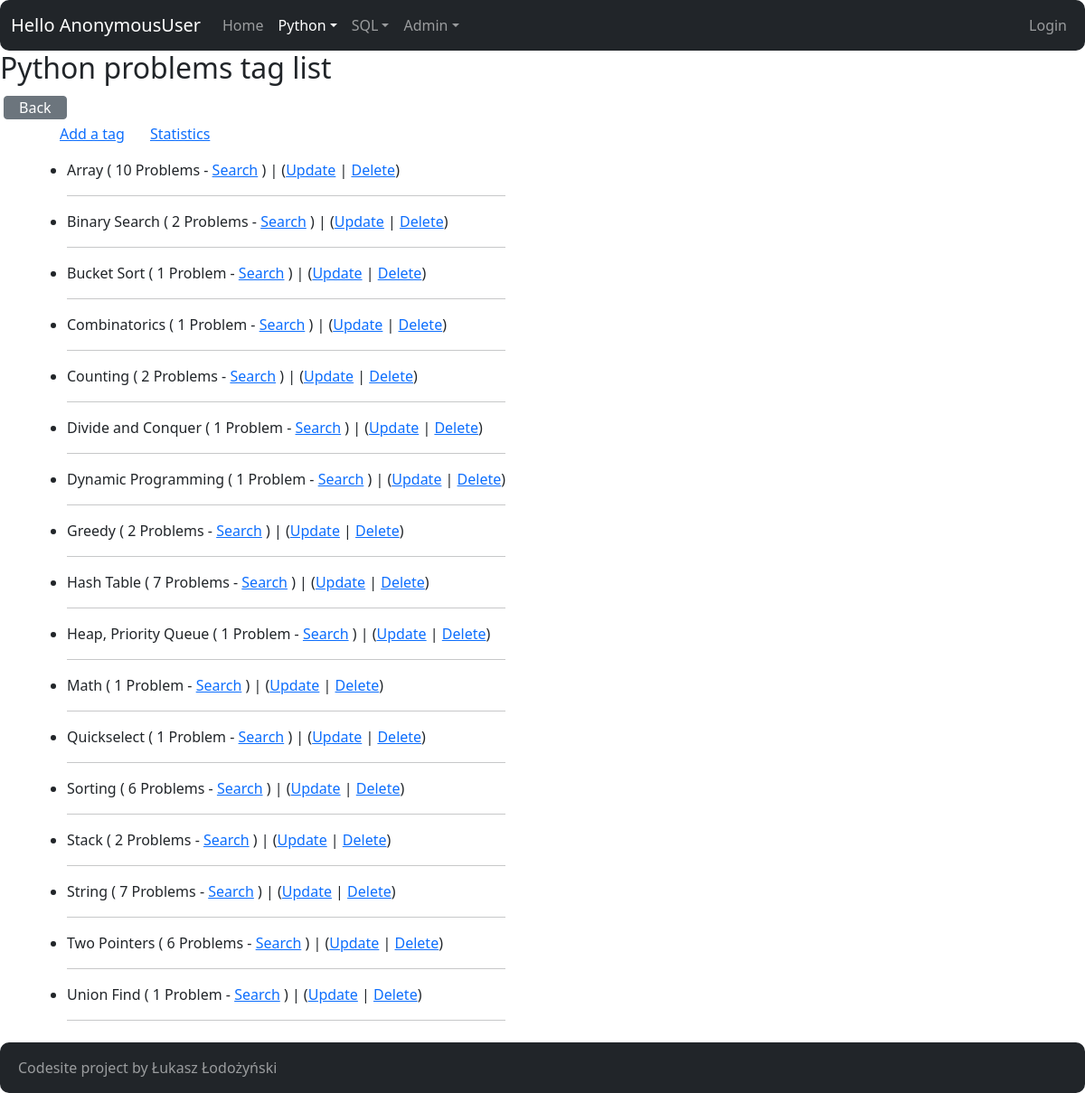
The page /python/tag/ on the database as committed earlier.
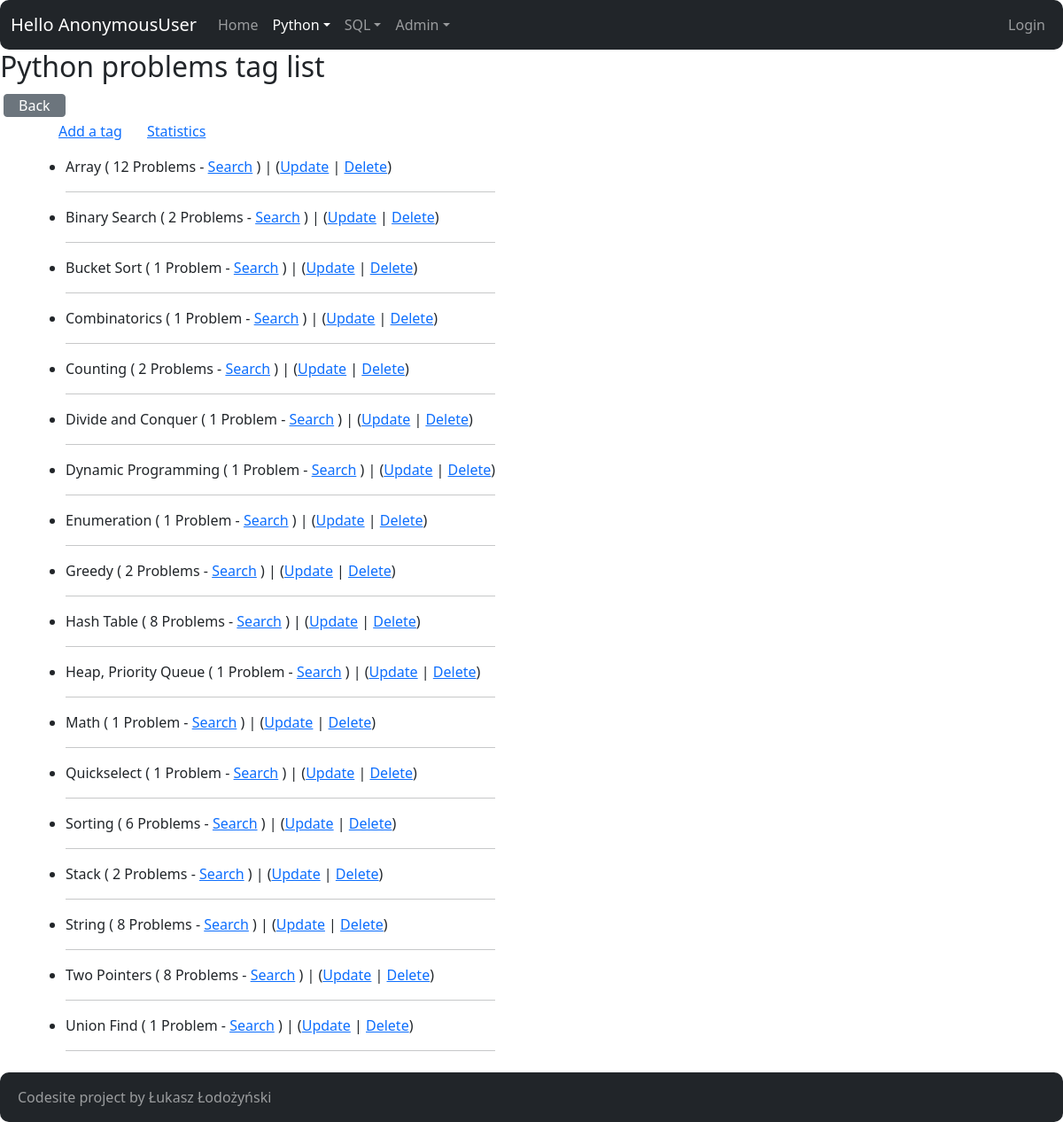
The same page on the database as committed later.
### python_problems/models.py (models this page shows, shortened)
class Tag(models.Model):
    name = models.CharField(max_length=20)
    class Meta:
        ordering = ("name", )

### python_problems/views.py (the view)
# urls.py: path("tag/", views.TagIndexView.as_view(), name="tag-index"),
class TagIndexView(ListView):
    model = Tag

### core/context_processors.py (called while the page is built)
def settings(request):
    return {
        'settings': django_settings,
    }

### python_problems/templates/python_problems/tag_list.html (shortened to what this page needs)
{% extends "core/base.html" %}
{% block content %}
    <h2>Python problems tag list</h2>
    <a href="{% url 'python_problems:index' %}"
       class="btn btn-secondary px-3 py-0 m-1">Back</a>
    <div class="container">
        <div class="row">
            <div class="col-auto mb-2">
                <p>
                    <a href="create/" class="ms-4">Add a tag</a>
                    <a href="{% url 'python_problems:tag-graph' %}" class="ms-4">Statistics</a>
                </p>
                {% if tag_list %}
                    <ul>
                        {% for tag in tag_list %}
                            <li>
                                {{ tag.name }} (
                                {% if tag.problem_set.count == 1 %}
                                    1 Problem - <a href="{% url 'python_problems:index' %}?query={{ tag.name }}">Search</a>
                                {% else %}
                                    {{ tag.problem_set.count }} Problems - <a href="{% url 'python_problems:index' %}?query={{ tag.name }}">Search</a>
                                {% endif %}
                                ) |
                                (<a href="{% url 'python_problems:tag-update' tag.id %}">Update</a> |
                                <a href="{% url 'python_problems:tag-delete' tag.id %}">Delete</a>)
                                <hr>
                            </li>
                        {% endfor %}
                    </ul>
                {% else %}
                    <p>No python problems available.</p>
                {% endif %}
            </div>
        </div>
    </div>
{% endblock content %}

Rows that differ between the two databases and show on the page:
computed for Tag "Array": problem_set.count "10" → "12"
added Tag: name "Enumeration"
computed for Tag "Hash Table": problem_set.count "7" → "8"
computed for Tag "String": problem_set.count "7" → "8"
computed for Tag "Two Pointers": problem_set.count "6" → "8"
